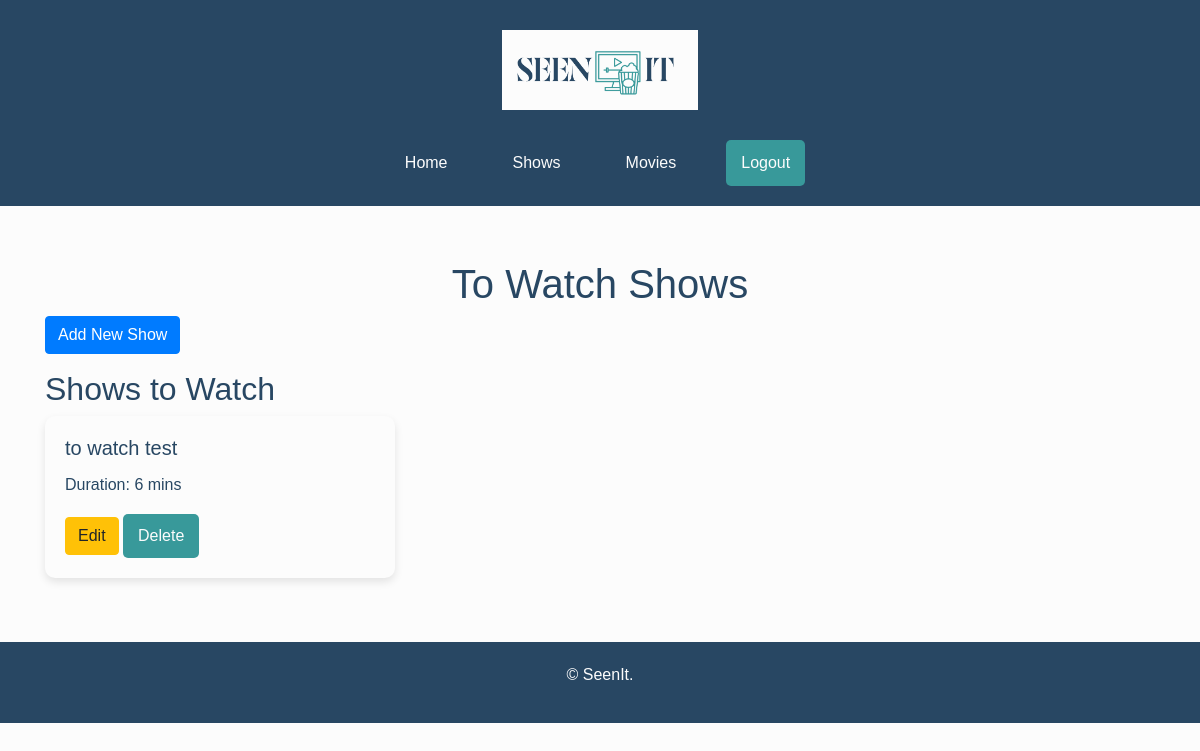
Before: /to_watch/shows/ (signed in) with the older database file.
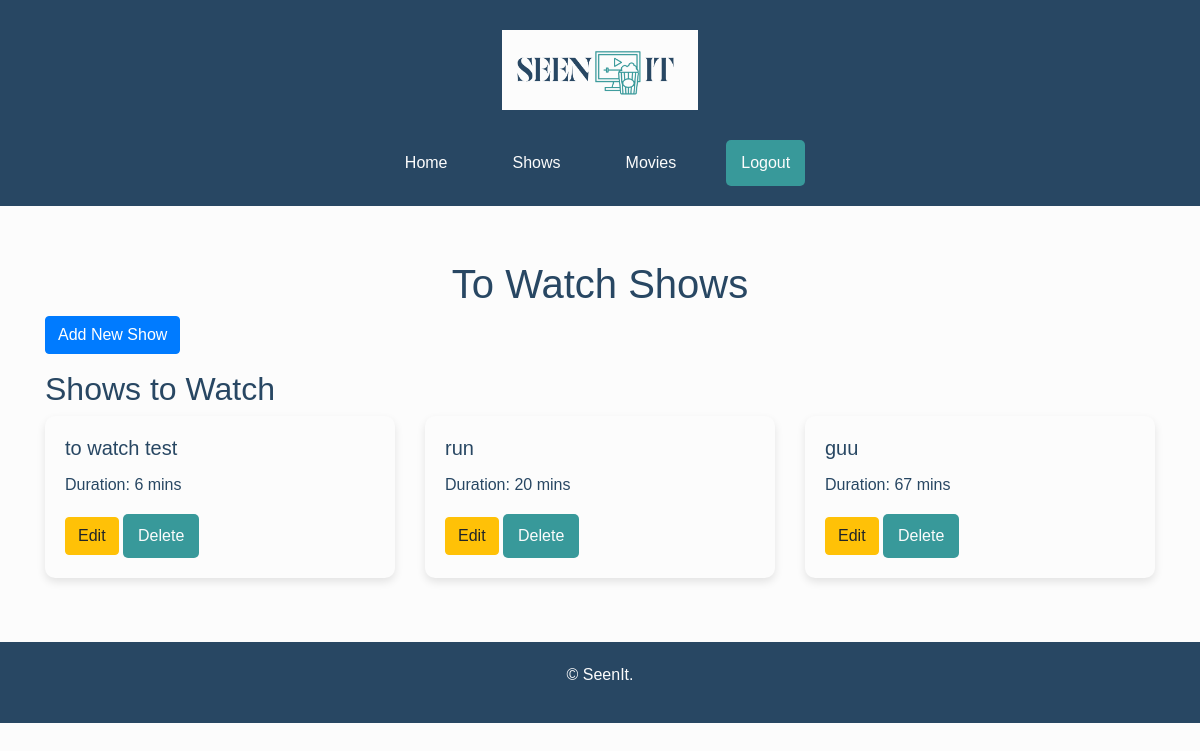
After: the same page with the newer database file.
### tracker/models.py (models this page shows, shortened)
class ToWatchShow(models.Model):
    title = models.CharField(max_length=200)
    duration = models.IntegerField(blank=True, null=True)
    notes = models.TextField(blank=True, null=True)
    user = models.ForeignKey(User, on_delete=models.CASCADE)

### tracker/views.py (the view, shortened to what this page needs)
# urls.py: path('to_watch/shows/', to_watch_show_list, name='to_watch_show_list'),
@login_required
def to_watch_show_list(request):
    to_watch_shows = ToWatchShow.objects.filter(user=request.user)
    form = ToWatchShowForm()  # Instantiate the form
    return render(request, 'tracker/to_watch_show_list.html', {'to_watch_shows': to_watch_shows, 'form': form})  # Pass the form to the template

### tracker/templates/tracker/to_watch_show_list.html (shortened to what this page needs)
{% extends 'tracker/base.html' %}
{% block content %}
<div class="container mt-4">
    <h1 class="text-center">To Watch Shows</h1>
    <button type="button" class="btn btn-primary mb-3" data-toggle="modal" data-target="#addShowModal">
        Add New Show
    </button>
    <h2>Shows to Watch</h2>
    <div class="row">
        {% for show in to_watch_shows %}
            <div class="col-md-4">
                <div class="card mb-4">
                    <div class="card-body">
                        <h5 class="card-title">{{ show.title }}</h5>
                        {% if show.duration %}
                            <p class="card-text">Duration: {{ show.duration }} mins</p>
                        {% endif %}
                        <a href='{% url 'to_watch_show_update' show.pk %}' class="btn btn-warning">Edit</a>
                        <form action='{% url 'to_watch_show_delete' show.pk %}' method='post' class="d-inline">
                            <button type='submit' class="btn btn-danger">Delete</button>
                        </form>
                    </div>
                </div>
            </div>
        {% empty %}
            <div class="col-12">
                <p class="text-center">No shows in the To Watch list yet.</p>
            </div>
        {% endfor %}
    </div>
</div>
{% endblock %}

Changed rows visible on the page:
added ToWatchShow: title "run", duration "20"
added ToWatchShow: title "guu", duration "67"
